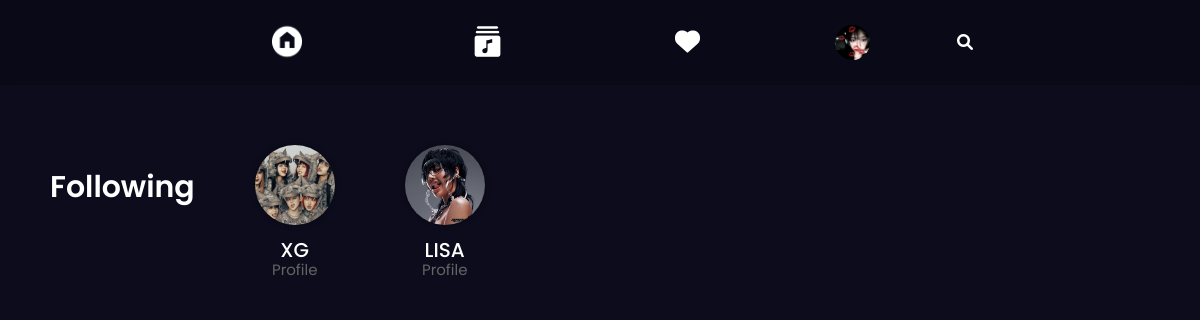
/profile/1/following/ (signed in), run on the app's committed database.
### player/models.py (models this page shows, shortened)
class Profile(models.Model):
    nickname = models.CharField(max_length=50, blank=True, null=True)
    pfp = models.ImageField(upload_to='profile_pics/', default='default_pfp.jpg')
    user = models.OneToOneField(User, on_delete=models.CASCADE)
    followers = models.ManyToManyField(User, related_name='user_followers', blank=True)
    following = models.ManyToManyField('self', symmetrical=False, related_name='user_following', blank=True)
    followed_artists = models.ManyToManyField(Artist, related_name='followed_artists', blank=True)
    liked_albums = models.ManyToManyField(Album, related_name='liked_albums', blank=True)
    liked_songs = models.ManyToManyField(Song, related_name='liked_songs', blank=True)

class Artist(models.Model):
    name = models.CharField(max_length=100)
    bio = models.TextField(blank=True)
    pic = models.ImageField(upload_to='artist_pic/', blank=True, null=True)
    followers = models.ManyToManyField(User, related_name='followers', blank=True)

### player/views.py (the view)
# urls.py: path('profile/<int:profile_id>/following/', views.followingView, name='following'),
def followingView(request, profile_id):
    profile = get_object_or_404(Profile, pk=profile_id)
    return render(request, 'users/see_following.html', {
        'profile': profile
    })

### player/templates/users/see_following.html (shortened to what this page needs)
{% load static %}
<!DOCTYPE html>
<html lang="en">
<head>
    <link rel="stylesheet" type="text/css" href="{% static 'stylesheets/user_following.css' %}">
</head>
<body>
    {% include 'layout/navbar.html' %}
    <div class="div-following">
    <p class="title-f">Following</p>
    {% for artist in user.profile.followed_artists.all %}
        <div class="artist">
        <a href="{% url 'artist' artist.id %}">
            <div class="a">
                {% if artist.pic %}
                    <img src="{{artist.pic.url}}" alt="">
                {% endif %}
            </div>
            <div class="name"><p class="name-a">{{artist.name}}</p><p class="p">Profile</p></div>
        </a>
        </div>
    {% endfor %}
    </div>
</body>

### player/templates/layout/navbar.html (shortened to what this page needs)
{% load static %}
<!DOCTYPE html>
<html lang="en">
<head>
    <link rel="stylesheet" type="text/css" href="{% static 'stylesheets/home.css' %}">
    <link rel="stylesheet" href="{%  static 'stylesheets/navbar.css' %}">
    <link rel="stylesheet" href="https://cdnjs.cloudflare.com/ajax/libs/font-awesome/6.0.0-beta3/css/all.min.css">
</head>
<body>
    <nav>
        <ul>
            <li><a href="{% url 'home' %}"><img id="home" src="{% static 'img/home.png' %}" alt=""></a></li>
            {% if user.is_authenticated %}
                <li><a href="{% url 'library' %}"><img id="lib" src="{% static 'img/library.png' %}" alt=""></a></li>
                <li><a href="{% url 'saved' %}"><img id="liked" src="{% static 'img/liked.png' %}" alt=""></a></li>
                {% if user.profile.pfp %}
                <div id="profile">
                    <a href="{% url 'profile' user.id %}">
                        <img class="pfp" src="{{ user.profile.pfp.url }}" alt="Perfil">
                    </a>
                </div>
                {% else %}
                    <a href="{% url 'profile' user.id %}"><p>{{profile.nickname}}</p></a>
                {% endif %}
            {% else %}
                <li><a href="{% url 'signup' %}">sign up</a></li>
            {% endif %}
            <li>
                <i id="search" class="fa-solid fa-magnifying-glass" style="color: white;"></i>
            </li>
        </ul>
    </nav>
</body>
</html>

### staticfiles/stylesheets/user_following.css (style rules this page uses)
.a img { width: 80px; height: 80px; object-fit: cover; border-radius: 100%; box-shadow: 0 0 5px 0 rgba(0,0,0,0.5); }
.title-f { font-family: poppins; color: white; font-size: 30px; font-weight: 600; }
.artist { display: flex; align-items: center; align-content: center; flex-direction: row; justify-content: center; gap: 50px; margin-bottom: 50px; padding: 10px; border-radius: 5px; }
a { text-align: center; color: white; font-family: poppins; text-decoration: none; }
.div-following { display: flex; flex-direction: row; gap: 50px; margin-top: 50px; margin-left: 50px; }
.name-a { font-size: 20px; padding: 0; margin: 3px; font-weight: 500; }
.p { font-size: 15px; margin-top: -10px; padding: 0; color: rgb(100, 100, 100); }

### staticfiles/stylesheets/home.css (style rules this page uses)
body { background: rgb(13 12 28);; margin: none; padding: none; height: 100%; }
* { font-family: poppins; }
html, body { padding: 0; margin: 0; }
nav ul { display: flex; flex-direction: row; align-content: center; justify-content: center; list-style: none; gap: 80px; align-items: center; font-family: poppins; margin: 0; padding: 0; }
nav a { text-decoration: none; font-weight: 400; display: inline-block; width: 100px; padding: 10px; text-align: center; text-transform: uppercase; font-weight: 800; }
nav li { margin: 0; padding: 0; display: inline-block; }
nav { position: sticky; z-index: 100; display: flex; top: 0; background-color: rgba(0, 0, 0, 0.171); backdrop-filter: blur(10px); -webkit-backdrop-filter: blur(10px); height: 85px; align-items: center; justify-content: center; }
#lib { width: 35px; height: auto; padding: 0; margin-top: 5px; }
#liked { width: 25px; height: auto; padding: 0; margin-top: 5px; }
#home { width: 30px; height: auto; padding: 0; margin-top: 5px; }
#profile { line-height: 0; display: flex; justify-content: center; text-align: center; transition: background-color 0.3s; width: 50px; border-radius: 100%; }
.pfp { width: 35px; height: 35px; object-fit: cover; border-radius: 100%; color: white; }

### staticfiles/stylesheets/navbar.css (style rules this page uses)
.pfp { width: 35px; height: 35px; object-fit: cover; border-radius: 100%; }

### data on the page
Artist: pic (picture), name "XG"
Artist: pic (picture), name "LISA"
